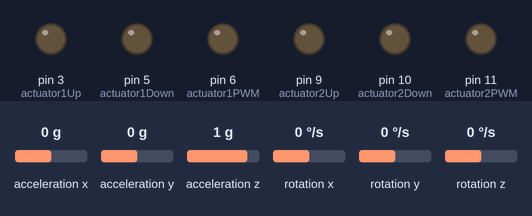
The sketch below on a simulated Arduino Uno, built with avr-gcc and run on an emulated ATmega328P. Shown: output pins drawn as LEDs (lit = HIGH). Inputs (shaded band) come from the test bench; at power-on: acceleration x 0 g, acceleration y 0 g, acceleration z 1 g, rotation x 0 °/s, rotation y 0 °/s, rotation z 0 °/s.

Above: at 1.2 s.
1.3 s: acceleration x set to -1.4 g
At 2.5 s:
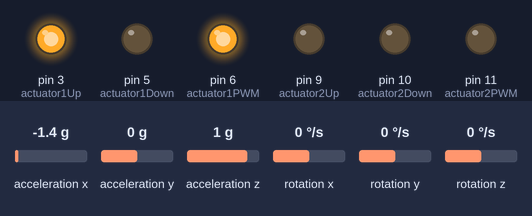
2.8 s: acceleration x set to 0.2 g
5.8 s: acceleration x set to 0.4 g
At 8.2 s:
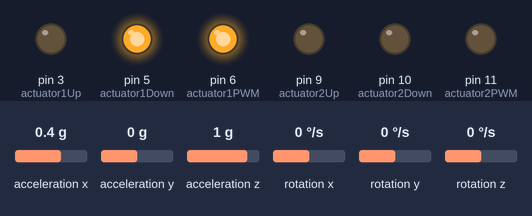
8.5 s: acceleration y set to -1.4 g
At 9.4 s:
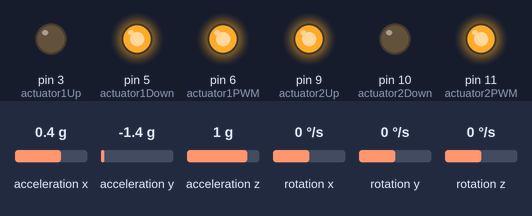
10.0 s: acceleration y set to 0.2 g
13.0 s: acceleration y set to 0.4 g
At 15.1 s:
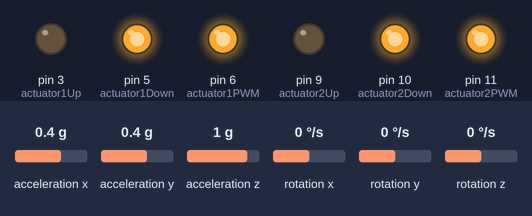
Timing chart, 0 to 16.6 s (numbered marks = the images above; inputs shaded):
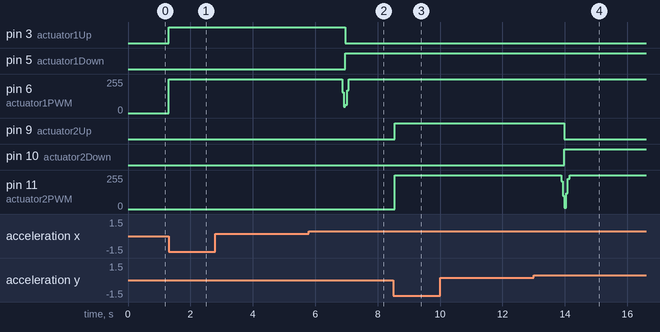

The sketch:

ChatGPT_1.ino
```cpp
#include <Wire.h>
#include <MPU6050.h>

MPU6050 mpuTop;
MPU6050 mpuBottom;

// Actuator control pins
const int actuator1Up = 3;
const int actuator1Down = 5;
const int actuator1PWM = 6;

const int actuator2Up = 9;
const int actuator2Down = 10;
const int actuator2PWM = 11;

// PID constants
float Kp = 10.0, Ki = 0.5, Kd = 0.1;
float prevErrorPitch = 0, prevErrorRoll = 0;
float integralPitch = 0, integralRoll = 0;

void setup() {
    Serial.begin(115200);
    Wire.begin();

    mpuTop.initialize();
    mpuBottom.initialize();

    pinMode(actuator1Up, OUTPUT);
    pinMode(actuator1Down, OUTPUT);
    pinMode(actuator1PWM, OUTPUT);

    pinMode(actuator2Up, OUTPUT);
    pinMode(actuator2Down, OUTPUT);
    pinMode(actuator2PWM, OUTPUT);
}

void loop() {
    // Read accelerometer data
    int16_t axTop, ayTop, azTop, axBottom, ayBottom, azBottom;
    mpuTop.getAcceleration(&axTop, &ayTop, &azTop);
    mpuBottom.getAcceleration(&axBottom, &ayBottom, &azBottom);

    // Normalize accelerometer readings (gravity = 1)
    float normTopZ = azTop / 16384.0;
    float normBottomX = axBottom / 16384.0;
    float normBottomY = ayBottom / 16384.0;

    // Calculate tilt angles of bottom plate
    float pitchBottom = atan2(normBottomX, normTopZ) * 180 / PI;
    float rollBottom = atan2(normBottomY, normTopZ) * 180 / PI;

    // Desired top plate Z should be 1 (level)
    float errorPitch = -pitchBottom;
    float errorRoll = -rollBottom;

    // PID calculations
    integralPitch += errorPitch;
    integralRoll += errorRoll;

    float dErrorPitch = errorPitch - prevErrorPitch;
    float dErrorRoll = errorRoll - prevErrorRoll;

    float outputPitch = Kp * errorPitch + Ki * integralPitch + Kd * dErrorPitch;
    float outputRoll = Kp * errorRoll + Ki * integralRoll + Kd * dErrorRoll;

    prevErrorPitch = errorPitch;
    prevErrorRoll = errorRoll;

    // Actuator control (mapping angles to movement)
    controlActuator(actuator1Up, actuator1Down, actuator1PWM, outputPitch);
    controlActuator(actuator2Up, actuator2Down, actuator2PWM, outputRoll);

    delay(50);
}

void controlActuator(int upPin, int downPin, int pwmPin, float output) {
    int speed = constrain(abs(output) * 10, 0, 255);  // Scale output
    if (output > 0) {
        digitalWrite(upPin, HIGH);
        digitalWrite(downPin, LOW);
    } else if (output < 0) {
        digitalWrite(upPin, LOW);
        digitalWrite(downPin, HIGH);
    } else {
        digitalWrite(upPin, LOW);
        digitalWrite(downPin, LOW);
    }
    analogWrite(pwmPin, speed);
}
```

Measured:
- the behaviour switches between 0.3 and 0.4 g on acceleration x (found by bisection; images 1 and 2)
- the behaviour switches between 0.3 and 0.4 g on acceleration y (found by bisection; images 3 and 4)
- after the input at 1.3 s, pin 3 (actuator1Up): LOW → HIGH at once; pin 6 (actuator1PWM): 0/255 → 255/255 at once
- after the input at 2.8 s, every drawn part: stays the same
- after the input at 5.8 s, pin 3 (actuator1Up): HIGH → LOW after 1.2 s; pin 5 (actuator1Down): LOW → HIGH after 1.2 s
- after the input at 8.5 s, pin 9 (actuator2Up): LOW → HIGH after 0.05 s; pin 11 (actuator2PWM): 0/255 → 255/255 after 0.05 s
- after the input at 10.0 s, every drawn part: stays the same
- after the input at 13.0 s, pin 9 (actuator2Up): HIGH → LOW after 0.99 s instead of 3.0 s; pin 10 (actuator2Down): LOW → HIGH after 0.99 s instead of 3.0 s
